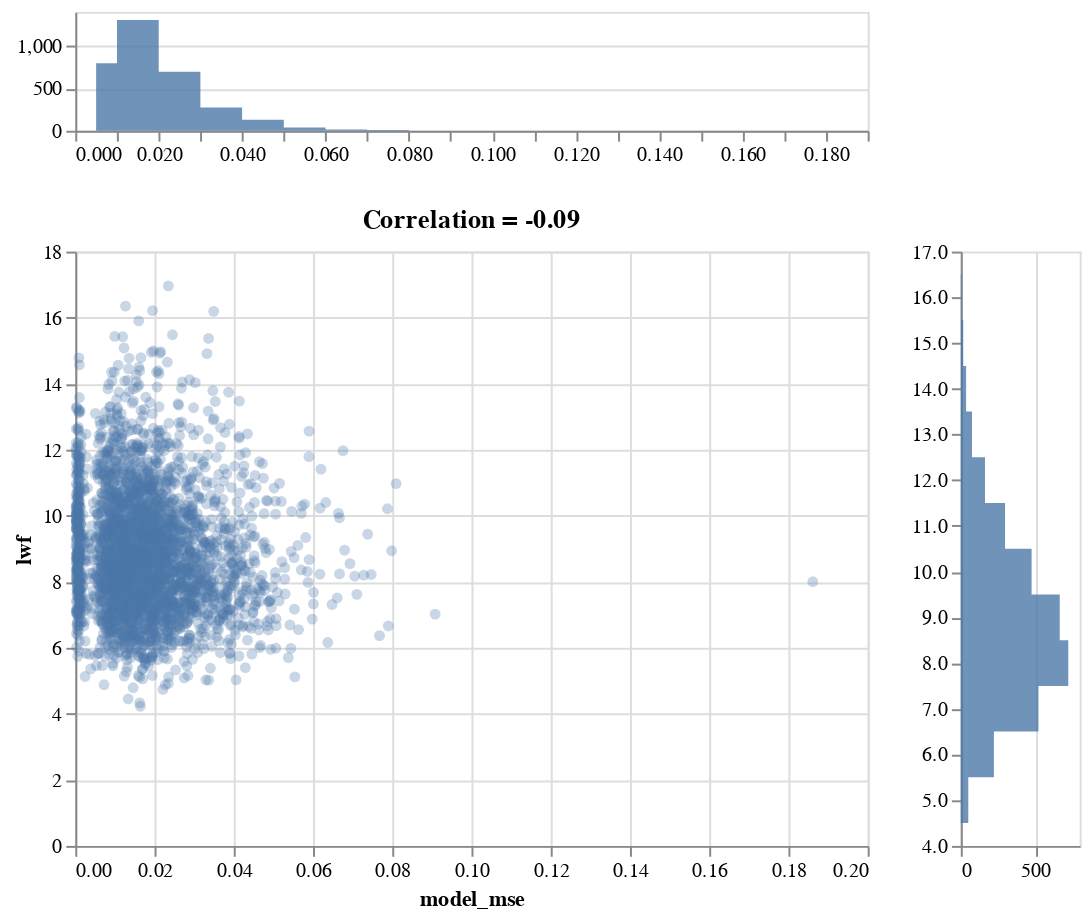

The code cell stored with this chart in its notebook:
### Code cell
eval_embeddings.plot_scatter('model_mse', 'lwf')

### Figure 1 — Vega-Lite specification as saved in the notebook (floating-point values rounded to 4 significant figures; data arrays with more than 128 entries replaced by an {"elided": "..."} marker saying what was removed)
{"config": {"view": {"continuousWidth": 400, "continuousHeight": 300}}, "$schema": "https://vega.github.io/schema/vega-lite/v4.0.2.json", "vconcat": [{"mark": {"opacity": 0.8, "type": "area", "interpolate": "step"}, "encoding": {"y": {"stack": null, "aggregate": "count", "type": "quantitative", "title": ""}, "x": {"stack": null, "type": "quantitative", "bin": {"maxbins": 20}, "field": "model_mse", "title": ""}}, "height": 60}, {"hconcat": [{"mark": {"opacity": 0.3, "type": "circle"}, "encoding": {"y": {"type": "quantitative", "field": "lwf"}, "tooltip": [{"type": "nominal", "field": "word"}, {"type": "quantitative", "field": "model_mse"}, {"type": "quantitative", "field": "lwf"}], "x": {"type": "quantitative", "field": "model_mse"}}, "title": "Correlation = -0.09"}, {"mark": {"opacity": 0.8, "type": "area", "interpolate": "step"}, "width": 60, "encoding": {"y": {"stack": null, "type": "quantitative", "bin": {"maxbins": 20}, "field": "lwf", "title": ""}, "x": {"stack": null, "aggregate": "count", "type": "quantitative", "title": ""}}}]}], "datasets": {"data-57add10d30dd0f68b887115068edfa2e": {"elided": "3262 records"}}, "data": {"name": "data-57add10d30dd0f68b887115068edfa2e"}}
